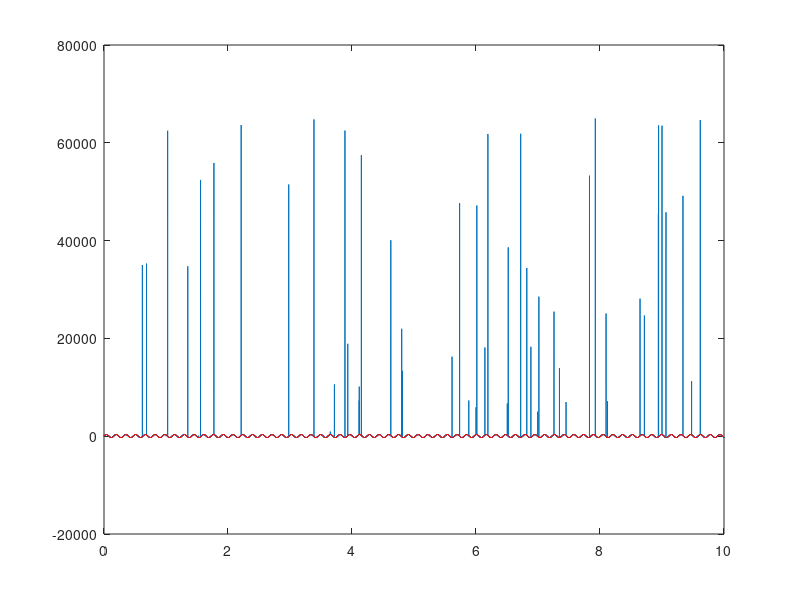

Recreate this plot in MATLAB.
t = linspace(0,10,100000);
avg_value = 300;
% data = ones(size(t)) * avg_value;
data = sin(40*t) * avg_value;
jitter = floor(rand(size(t)) * 50);
data = data + jitter;
random_indices = ceil(rand(1,50)*length(data));
for i=1:length(random_indices)
    rand_ind = random_indices(i);
    data(rand_ind) = ceil(rand() * 65472);
end
plot(t,data);
alpha = 0.25;
accumulator = ones(1,length(t))*300;

for i = 2:length(t)
    %accumulator(i) = (alpha * x(i)) + (1.0 - alpha) * accumulator(i-1);
    if abs(data(i) - accumulator(i-1)) > 500
        accumulator(i) = accumulator(i-1);
    else
        accumulator(i) = (1-alpha) * accumulator(i-1) + alpha * data(i);
    end
    
end

hold on;
plot(t,accumulator,'r');
% ylim([290 360])